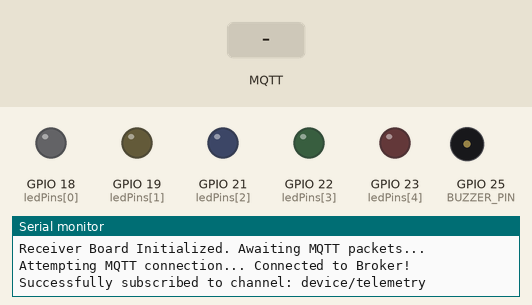
A program run on a simulated ESP32. On the bench: output pins drawn as LEDs (lit = HIGH), buzzer (waves = sounding), the last lines printed to the serial monitor. The inputs (shaded band) are chosen by the test bench. WiFi joins after 1.5 s; servers stay silent unless stated; no MQTT or app messages arrive unless stated.

Above: at 3.7 s.
3.8 s: MQTT message "90" arrives on the first subscribed topic
At 5.0 s:
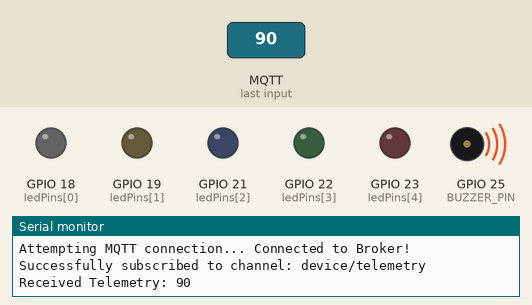
5.3 s: MQTT message "5" arrives on the first subscribed topic
At 6.2 s:
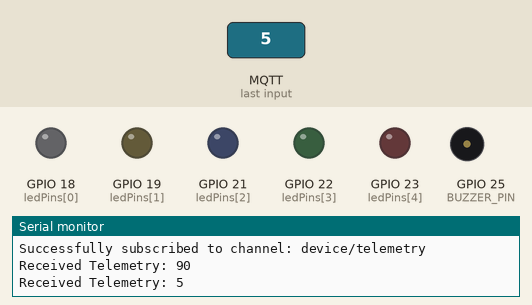
6.8 s: MQTT message "200" arrives on the first subscribed topic
At 7.4 s:
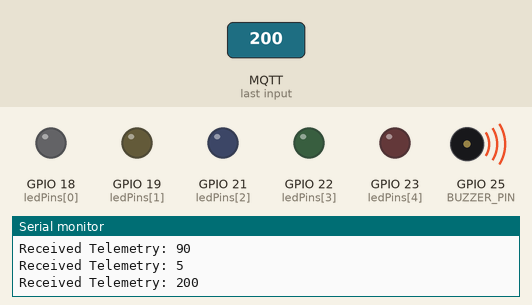
8.3 s: MQTT message "1" arrives on the first subscribed topic
At 9.4 s:
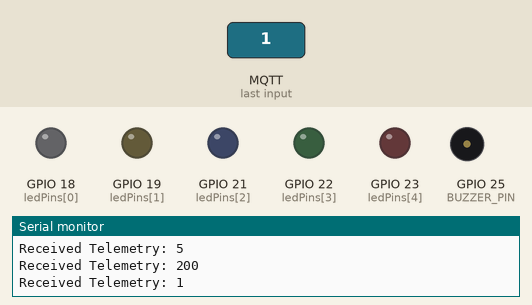
Timing chart, 0 to 10.8 s (numbered marks = the images above; inputs shaded):
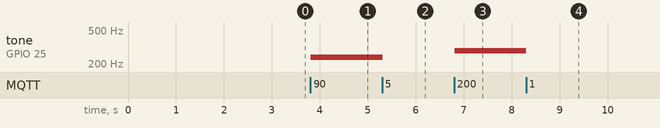

Measured:
- after the input at 3.8 s, tone on GPIO 25 (BUZZER_PIN): silent → 239 Hz at once
- after the input at 5.3 s, tone on GPIO 25 (BUZZER_PIN): 239 Hz → silent at once
- after the input at 6.8 s, tone on GPIO 25 (BUZZER_PIN): silent → 287 Hz at once
- after the input at 8.3 s, tone on GPIO 25 (BUZZER_PIN): 287 Hz → silent at once

The program:

main.cpp
```cpp
#include <Arduino.h>
#include <WiFi.h>
#include <PubSubClient.h>

const char *ssid = "Wokwi-GUEST";
const char *password = "";
const char *mqtt_server = "172.17.0.1";

// Array to define the output pins for the 5 sequential LEDs
const int ledPins[] = {18, 19, 21, 22, 23};
const int totalLEDs = 5;
const int BUZZER_PIN = 25;

WiFiClient espClient;
PubSubClient client(espClient);

void callback(char *topic, byte *payload, unsigned int length)
{
  String message = "";
  for (int i = 0; i < length; i++)
  {
    message += (char)payload[i];
  }

  int sensorValue = message.toInt();
  Serial.println("Received Telemetry: " + String(sensorValue));

  // --- 1. Sequential LED Bar Graph Logic ---
  // Determine how many LEDs should be turned ON based on sensor threshold splits (0 to 4095)
  // Each LED represents roughly a step of ~819 units (4095 / 5)
  int ledsToLight = map(sensorValue, 0, 4095, 0, totalLEDs);

  for (int i = 0; i < totalLEDs; i++)
  {
    if (i < ledsToLight)
    {
      digitalWrite(ledPins[i], HIGH); // Power on the LED
    }
    else
    {
      digitalWrite(ledPins[i], LOW); // Power off the LED
    }
  }

  // --- 2. Passive Buzzer Handling Logic ---
  if (sensorValue > 50)
  {
    int frequency = map(sensorValue, 0, 4095, 200, 2000);
    tone(BUZZER_PIN, frequency);
  }
  else
  {
    noTone(BUZZER_PIN);
  }
}

void setup()
{
  Serial.begin(115200);
  delay(1000); // Give the virtual serial monitor window a moment to attach
  Serial.println("Receiver Board Booted. Initializing hardware pins...");

  // Initialize the Buzzer output
  pinMode(BUZZER_PIN, OUTPUT);

  // Initialize all 5 LED pins as OUTPUT arrays dynamically
  for (int i = 0; i < totalLEDs; i++)
  {
    pinMode(ledPins[i], OUTPUT);
    digitalWrite(ledPins[i], LOW); // Ensure they start completely dark
  }

  client.setServer(mqtt_server, 1883);
  client.setCallback(callback);

  Serial.println("Connecting to virtual Wi-Fi network...");
  WiFi.begin(ssid, password);
  while (WiFi.status() != WL_CONNECTED)
  {
    delay(500);
  }

  Serial.println("\nWi-Fi Connected successfully!");
  Serial.println("Receiver Board Initialized. Awaiting MQTT packets...");
}

void loop()
{
  if (!client.connected())
  {
    Serial.print("Attempting MQTT connection... ");
    if (client.connect("ESP32_Receiver"))
    {
      Serial.println("Connected to Broker!");
      client.subscribe("device/telemetry");
      Serial.println("Successfully subscribed to channel: device/telemetry");
    }
    else
    {
      Serial.print("Failed to connect. Client State error code: ");
      Serial.println(client.state());
      delay(2000);
    }
  }

  client.loop();
  delay(10);
}
```
